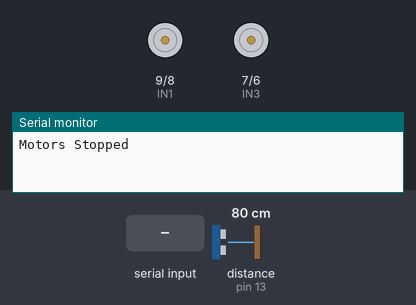
Bench run of a sketch on a simulated Arduino Uno, built with avr-gcc and run on an emulated ATmega328P. Shown: motor-driver pin pairs drawn as motors (green arrow = first pin HIGH = forward, orange = second pin HIGH = backward, longer = more drive, scaled by the enable pin), the last lines printed to the serial monitor. Wiring (inferred from the names in the program): ultrasonic range finder: trigger pin 12; echo pin 13. Inputs (shaded band) come from the test bench; at power-on: distance to the obstacle (sensor on pin 13) 80 cm. The echo pulse lasts 58.3 µs per cm; random numbers use the default seed unless the sketch sets one.

Above: at 1.2 s.
1.3 s: "s" received over Serial
At 2.5 s:
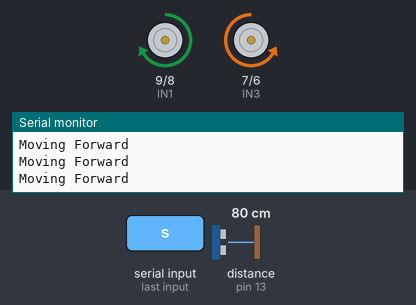
2.8 s: distance to the obstacle (sensor on pin 13) set to 17 cm
4.3 s: distance to the obstacle (sensor on pin 13) set to 14 cm
At 4.6 s:
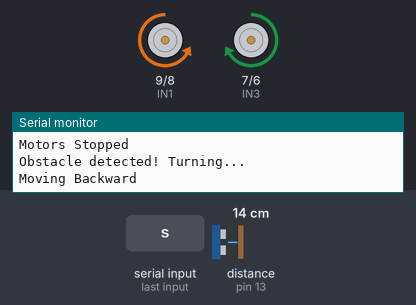
At 5.6 s:
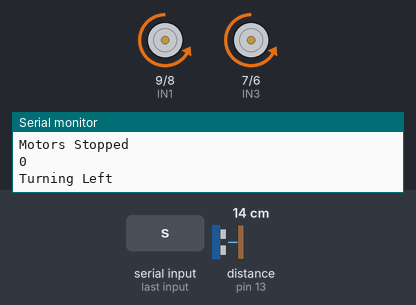
7.3 s: distance to the obstacle (sensor on pin 13) set to 18 cm
9.1 s: distance to the obstacle (sensor on pin 13) set to 2 cm
At 11.9 s:
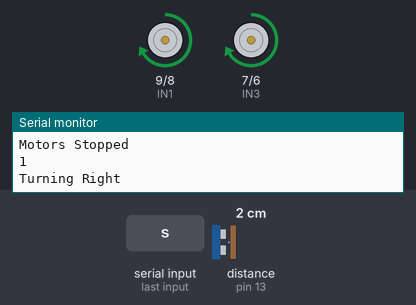
12.1 s: distance to the obstacle (sensor on pin 13) set to 35 cm
Timing chart, 0 to 14.9 s (numbered marks = the images above; inputs shaded):
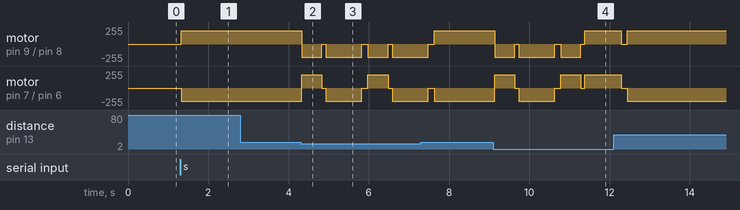

The sketch:

memorywithsonar.ino
```cpp
// Motor driver pins
const int ENA = 10;
const int IN1 = 9;
const int IN2 = 8;

const int ENB = 5;
const int IN3 = 7;
const int IN4 = 6;
// Ultrasonic sensor pins
const int trigPin = 12;
const int echoPin = 13;

bool lastTurnLeft = true;

bool isMoving = false;
int motorSpeed = 200;  // PWM speed (0 to 255)

int obstacleThreshold = 15;  // in cm

void setup() {
  Serial.begin(9600);

  pinMode(ENA, OUTPUT);
  pinMode(IN1, OUTPUT);
  pinMode(IN2, OUTPUT);

  pinMode(ENB, OUTPUT);
  pinMode(IN3, OUTPUT);
  pinMode(IN4, OUTPUT);

  pinMode(trigPin, OUTPUT);
  pinMode(echoPin, INPUT);

  stopMotors();
}


void loop() {
  int distance = getDistanceCm();
  // Serial.print("Distance: ");
  // Serial.print(distance);
  // Serial.println(" cm");


  if (Serial.available()) {
    char cmd = Serial.read();
    if (cmd == 's') {
      isMoving = true;
      Serial.println("Starting random movement...");
    } else if (cmd == 'x') {
      isMoving = false;
      stopMotors();
      Serial.println("Stopped.");
    }
  }
  if (isMoving) {
    randomMoving(distance);
  }

  delay(50);
}
//...random moving with obsticle avoid...//
void randomMoving(int distance) {
  int directionRight = random(0, 2);


  if (distance < obstacleThreshold) {
    stopMotors();
    Serial.println("Obstacle detected! Turning...");


    moveBackward();
    delay(500);
    stopMotors();
    delay(100);
    Serial.println(directionRight);

    if (directionRight == 1) {

      turnRight();
      lastTurnLeft = false;

    } else {
      turnLeft();
      lastTurnLeft = true;
    }

    delay(900);

    stopMotors();
    delay(100);
  } else {
    moveForward();
  }
}

int getDistanceCm() {
  digitalWrite(trigPin, LOW);
  delayMicroseconds(2);
  digitalWrite(trigPin, HIGH);
  delayMicroseconds(10);
  digitalWrite(trigPin, LOW);

  long duration = pulseIn(echoPin, HIGH, 30000);  // 30ms timeout
  int distance = duration * 0.034 / 2;

  return distance;
}


void moveForward() {
  Serial.println("Moving Forward");
  digitalWrite(IN1, HIGH);
  digitalWrite(IN2, LOW);
  digitalWrite(IN3, LOW);
  digitalWrite(IN4, HIGH);

  analogWrite(ENA, motorSpeed);
  analogWrite(ENB, motorSpeed);
}

void moveBackward() {
  Serial.println("Moving Backward");
  digitalWrite(IN1, LOW);
  digitalWrite(IN2, HIGH);
  digitalWrite(IN3, HIGH);
  digitalWrite(IN4, LOW);

  analogWrite(ENA, motorSpeed);
  analogWrite(ENB, motorSpeed);
}

void turnRight() {
  Serial.println("Turning Right");
  digitalWrite(IN1, HIGH);
  digitalWrite(IN2, LOW);
  digitalWrite(IN3, HIGH);
  digitalWrite(IN4, LOW);

  analogWrite(ENA, motorSpeed);
  analogWrite(ENB, motorSpeed);
}

void turnLeft() {
  Serial.println("Turning Left");
  digitalWrite(IN1, LOW);
  digitalWrite(IN2, HIGH);
  digitalWrite(IN3, LOW);
  digitalWrite(IN4, HIGH);

  analogWrite(ENA, motorSpeed);
  analogWrite(ENB, motorSpeed);
}

void stopMotors() {
  Serial.println("Motors Stopped");
  digitalWrite(IN1, LOW);
  digitalWrite(IN2, LOW);
  digitalWrite(IN3, LOW);
  digitalWrite(IN4, LOW);

  analogWrite(ENA, 0);
  analogWrite(ENB, 0);
}
```

Measured:
- the behaviour switches between 16 and 15 cm on distance to the obstacle (sensor on pin 13) (found by bisection; images 1 and 2)
- after the input at 1.3 s, motor on pin 9 (IN1) / pin 8 (IN2): stopped → forward 200/255 at once; motor on pin 7 (IN3) / pin 6 (IN4): stopped → backward 200/255 at once
